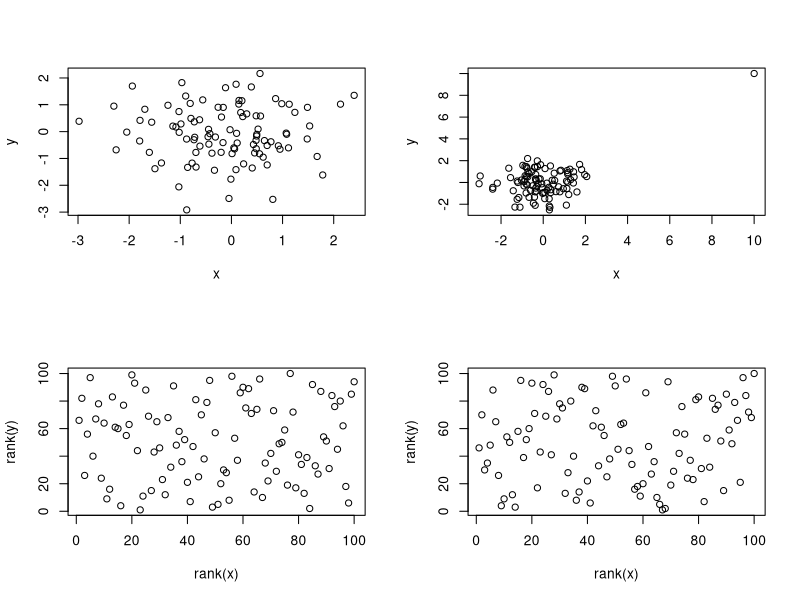
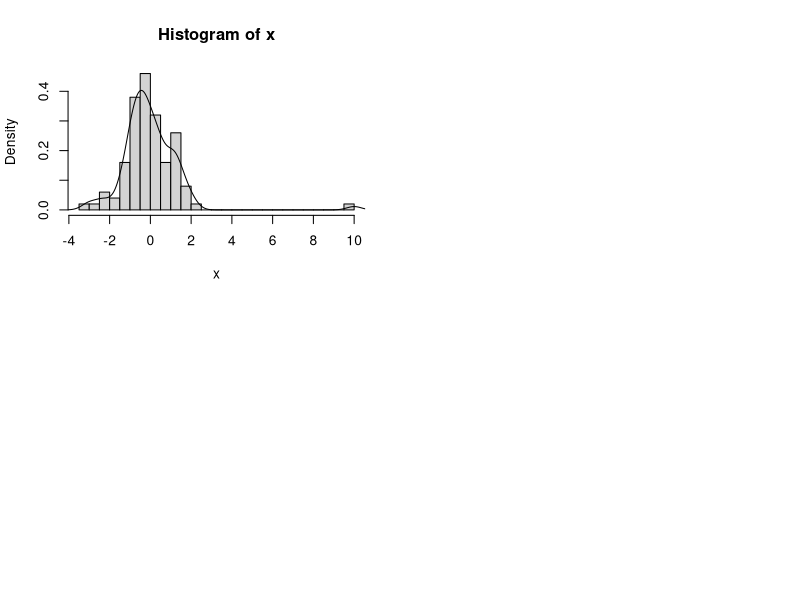

These figures' R source, in order:
###test

par(mfcol=c(2, 2))
x = rnorm(100)
y = rnorm(100)

plot(x, y)
plot(rank(x), rank(y))

x = c(rnorm(99), 10)
y = c(rnorm(99), 10)

plot(x, y)
plot(rank(x), rank(y))





hist(x, freq = F, breaks = 20)
lines(density(x))
